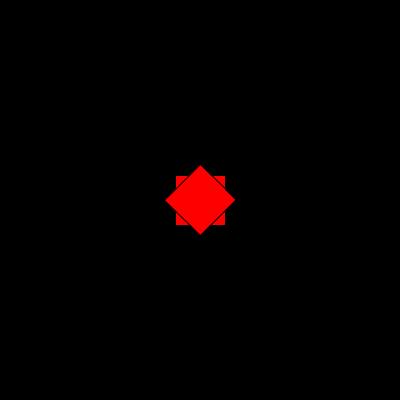
Frame 1 (no input)
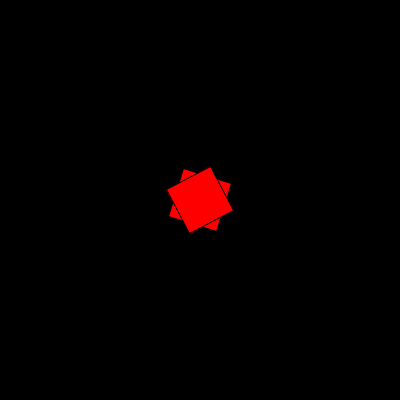
Frame 60 (the mouse pressed at the canvas centre just before this capture)
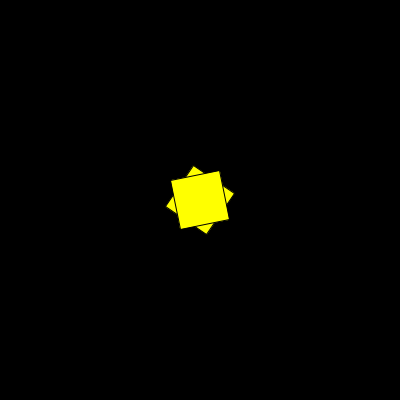
Frame 120 (the mouse held since frame 60 and released just before this capture)

The Processing sketch that drew these frames (run headless with seeded random() and noise(); from frame 60 on, the mouse is pressed at the canvas centre):

// Processing sketch: A1Extn
// ── A1Extn.pde
float angle = 0.0;
float rotationSpeed = 0.005;
int rectSize = 50;
color[] colors = { 
  color(255, 0, 0), 
  color(255, 255, 0), 
  color(0, 255, 0), 
  color(0, 255, 255), 
  color(0, 0, 255) 
};
int colorIndex = 0;

void setup() {
  size(400, 400);
  rectMode(CENTER);
}

void draw() {
  background(0);
  translate(width / 2, height / 2);
  rotate(angle);
  
  for (int i = 0; i < 8; i++) {
    fill(colors[colorIndex]);
    rect(0, 0, rectSize, rectSize);
    rotate(PI / 4);
  }
  
  angle += rotationSpeed;
}

void mousePressed() {
  colorIndex = (colorIndex + 1) % colors.length;
}

void mouseWheel(MouseEvent event) {
  float delta = event.getCount();
  rotationSpeed += delta * 0.01;
}
